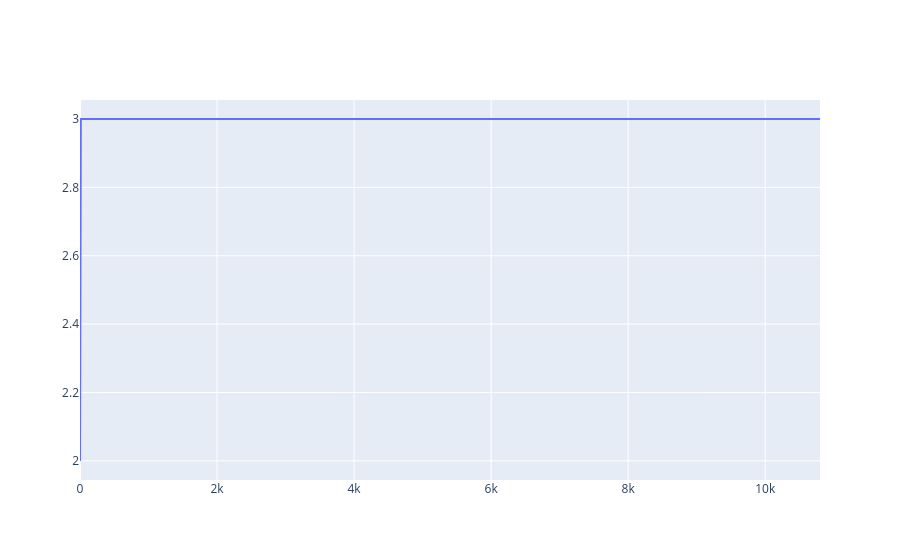

The notebook cell this image was saved under:
### Code cell
# plot results.x over time
fig = go.Figure()
fig.add_trace(go.Scatter(
    x=np.arange(0, len(results.velocity_history)), y=results.velocity_history, mode='lines', name='NOA Kalman'
))
fig.show()

### Figure 1 — Plotly figure (JSON) as saved in the notebook; plotly's stock layout.template omitted (floating-point values rounded to 4 significant figures; data arrays with more than 128 entries replaced by an {"elided": "..."} marker saying what was removed)
{"data": [{"mode": "lines", "name": "NOA Kalman", "type": "scatter", "x": {"elided": "10801 int values"}, "y": {"elided": "10801 float values"}}], "layout": {}}
